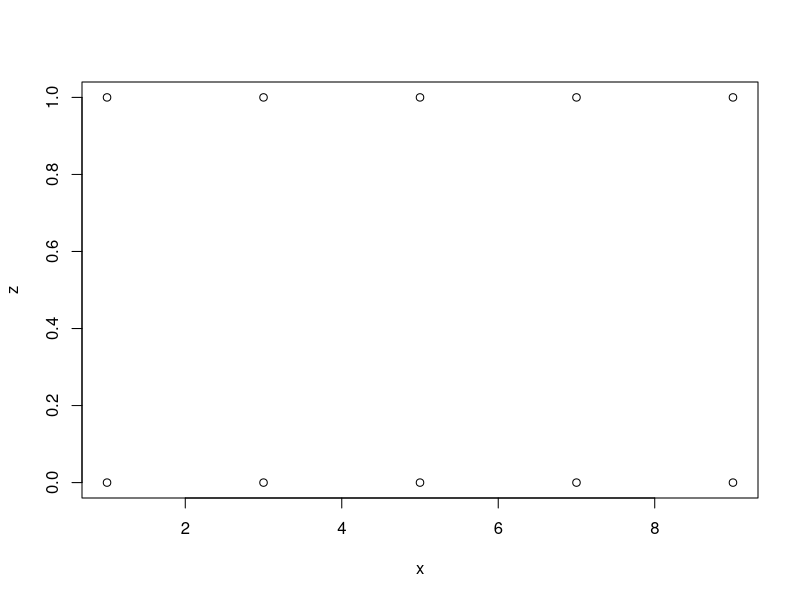
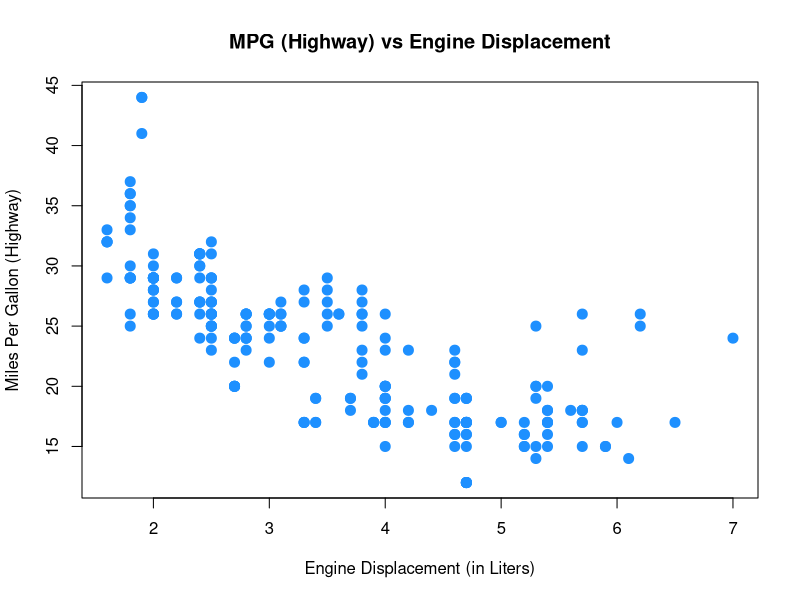

Generate these figures, in order, with R:
## ---- chunk 1
# define function
get_sd = function(x, biased = FALSE) {
  n = length(x) - 1 * !biased
  sqrt((1 / n) * sum((x - mean(x)) ^ 2))
}

# generate random sample data
set.seed(42)
(test_sample = rnorm(n = 10, mean = 2, sd = 5))

# run function on generated data
get_sd(test_sample)
## ---- chunk 2
library(readr)
example_data = read_csv("example-data.csv")
## ---- chunk 3
#install.packages("ggplot2")
library(ggplot2)
## ---- chunk 4
#install.packages("rmarkdown")
## ---- chunk 5
plot(z ~ x, data = example_data)
## ---- chunk 6
plot(hwy ~ displ, data = mpg,
     xlab = "Engine Displacement (in Liters)",
     ylab = "Miles Per Gallon (Highway)",
     main = "MPG (Highway) vs Engine Displacement",
     pch  = 20,
     cex  = 2,
     col  = "dodgerblue")
## ---- chunk 7
print("Hello World!")
## ---- chunk 8
x = 1:10
y = 1:10
summary(lm(y ~ x))
